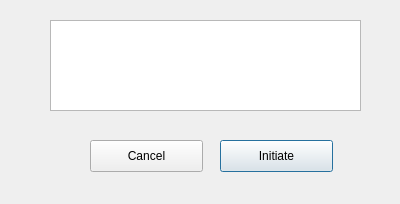
<?xml version="1.0" encoding="UTF-8"?>
<ui version="4.0">
 <class>Dialog</class>
 <widget class="QDialog" name="Dialog">
  <property name="geometry">
   <rect>
    <x>0</x>
    <y>0</y>
    <width>400</width>
    <height>204</height>
   </rect>
  </property>
  <property name="windowTitle">
   <string>VAT Return Processer</string>
  </property>
  <widget class="QTextBrowser" name="textBrowserInit">
   <property name="geometry">
    <rect>
     <x>50</x>
     <y>20</y>
     <width>311</width>
     <height>91</height>
    </rect>
   </property>
  </widget>
  <widget class="QPushButton" name="InitateButton">
   <property name="geometry">
    <rect>
     <x>220</x>
     <y>140</y>
     <width>113</width>
     <height>32</height>
    </rect>
   </property>
   <property name="text">
    <string>Initiate</string>
   </property>
   <property name="checkable">
    <bool>false</bool>
   </property>
   <property name="default">
    <bool>false</bool>
   </property>
  </widget>
  <widget class="QPushButton" name="CancelButton">
   <property name="geometry">
    <rect>
     <x>90</x>
     <y>140</y>
     <width>113</width>
     <height>32</height>
    </rect>
   </property>
   <property name="text">
    <string>Cancel</string>
   </property>
  </widget>
 </widget>
 <resources/>
 <connections/>
</ui>
